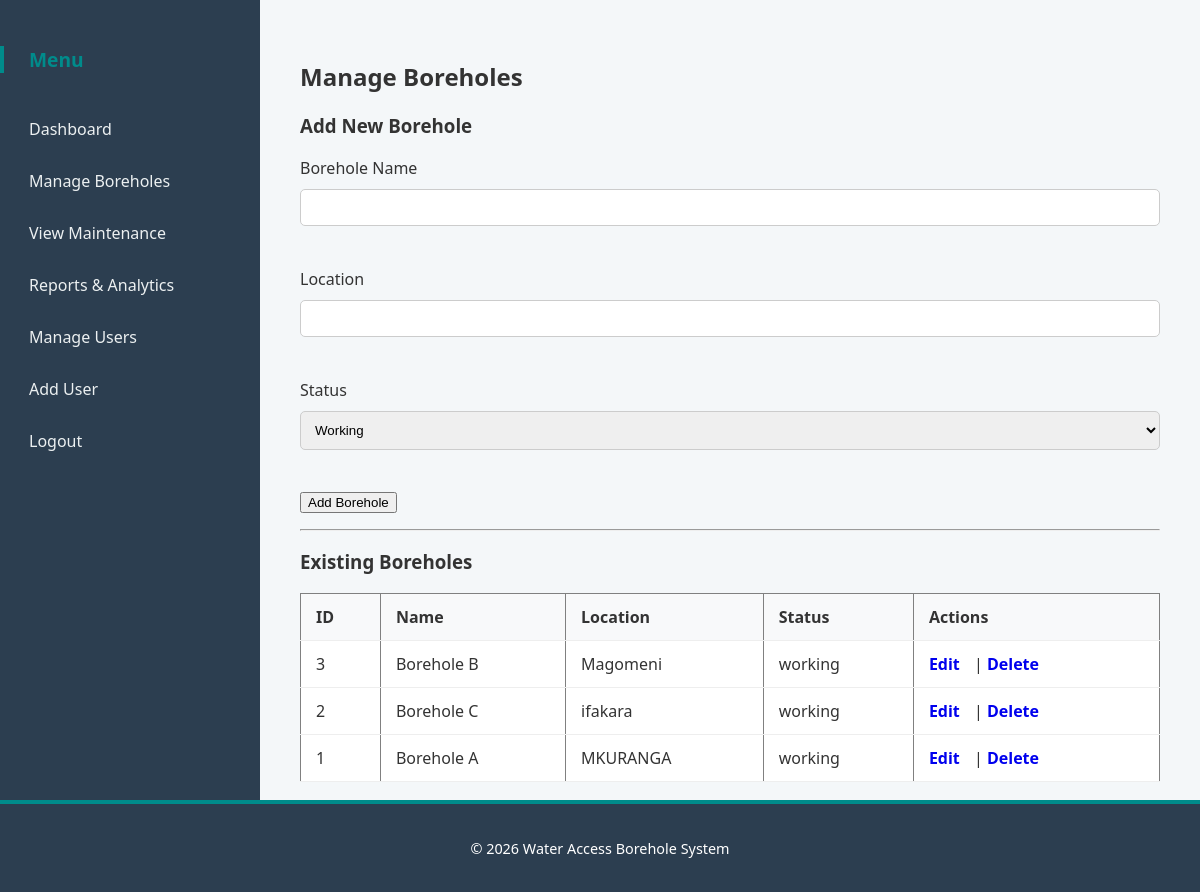
/admin/manage-boreholes.php (signed in), run on the app's committed database.
### tables this page shows
CREATE TABLE `boreholes` (
  `id` int(11) NOT NULL,
  `borehole_name` varchar(100) NOT NULL,
  `location` varchar(100) NOT NULL,
  `status` enum('working','faulty') DEFAULT 'working',
  `created_at` timestamp NOT NULL DEFAULT current_timestamp()
);

### admin/manage-boreholes.php (the view, shortened to what this page needs)
<?php
include("../database.php");
$stmt = $conn->query("SELECT * FROM boreholes ORDER BY id DESC");
$boreholes = $stmt->fetchAll(PDO::FETCH_ASSOC);
?>
<?php include("../includes/header.php"); ?>
<div class="dashboard-container">
<?php include("../includes/sidebar.php"); ?>
  <main class="dashboard">
    <h2>Manage Boreholes</h2>
    <section>
        <h3>Add New Borehole</h3>
        <form method="POST" action="">
            <label>Borehole Name</label><br>
            <input type="text" name="borehole_name" required><br><br>
            <label>Location</label><br>
            <input type="text" name="location" required><br><br>
            <label>Status</label><br>
            <select name="status">
                <option value="Working">Working</option>
            </select><br><br>
            <button type="submit" name="add_borehole">Add Borehole</button>
        </form>
    </section>
    <hr>
    <section>
        <h3>Existing Boreholes</h3>
        <table border="1" cellpadding="10" cellspacing="0">
            <thead>
                <tr>
                    <th>ID</th>
                    <th>Name</th>
                    <th>Location</th>
                    <th>Status</th>
                    <th>Actions</th>
                </tr>
            </thead>
            <tbody>
                <?php foreach ($boreholes as $b) : ?>
                <tr>
                    <td><?= htmlspecialchars($b['id']) ?></td>
                    <td><?= htmlspecialchars($b['borehole_name']) ?></td>
                    <td><?= htmlspecialchars($b['location']) ?></td>
                    <td><?= htmlspecialchars($b['status']) ?></td>
                   <td>
                       <a href="edit-borehole.php?id=<?= $b['id'] ?>">Edit</a> |
                       <a href="delete-borehole.php?id=<?= $b['id'] ?>"
                         onclick="return confirm('Are you sure you want to delete this borehole?');">
                          Delete
                       </a>
                   </td>
                </tr>
                <?php endforeach; ?>
            </tbody>
        </table>
    </section>
 </main>
</div>
<?php include("../includes/footer.php"); ?>

### assets/css/style.css (style rules this page uses)
html, body { height: 100%; margin: 0; padding: 0; font-family: 'Segoe UI', Tahoma, Geneva, Verdana, sans-serif; background-color: #f4f7f9; color: #333; display: flex; flex-direction: column; }
main { flex: 1 0 auto; }
.dashboard-container { display: flex; flex-direction: row; min-height: 100vh; width:100% ; }
.dashboard { flex-grow: 1; padding: 40px; }
table { width: 100%; border-collapse: collapse; margin-top: 15px; background: #fff; }
table th, table td { padding: 12px 15px; border-bottom: 1px solid #eee; text-align: left; }
table th { background-color: #f8f9fa; font-weight: 600; }
input, select, textarea { width: 100%; padding: 10px; margin: 10px 0 20px 0; border: 1px solid #ccc; border-radius: 5px; box-sizing: border-box; }
button { cursor: pointer; transition: 0.3s; }
table a { text-decoration: none; font-weight: bold; margin-right: 10px; }

### data on the page
boreholes: id "3", borehole_name "Borehole B", location "Magomeni", status "working"
boreholes: id "2", borehole_name "Borehole C", location "ifakara", status "working"
boreholes: id "1", borehole_name "Borehole A", location "MKURANGA", status "working"
